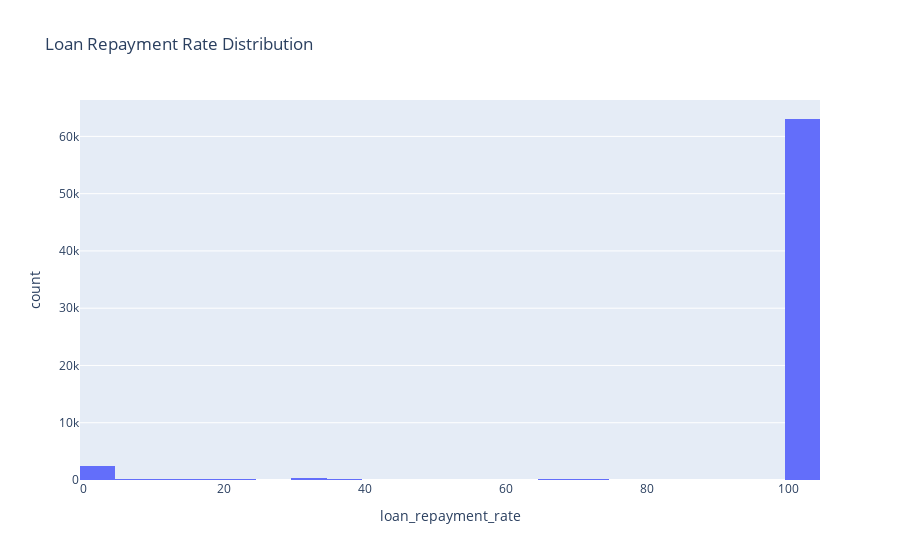

The notebook cell this image was saved under:
### Markdown cell above
Insight: Some customers make very high-value transactions (max = 298K). Transactions includes both low- and high-income individuals.

### Code cell
# Loan-level analysis
loan_analysis = df.groupby('tbl_loan_id').first().reset_index()

loan_summary = loan_analysis.agg({
    'face_amount': ['count', 'sum', 'mean', 'std', 'min', 'max'],
    'loan_total_due': ['mean', 'std'],
    'loan_repayment_rate': ['mean', 'std'],
    'loan_repay_days': ['mean', 'std'],
    'loan_shortfall': ['sum', 'mean']
}).round(2)

print("Loan Portfolio Summary:")
print(loan_summary)

### Figure 1 — Plotly figure (JSON) as saved in the notebook; plotly's stock layout.template omitted (floating-point values rounded to 4 significant figures; data arrays with more than 128 entries replaced by an {"elided": "..."} marker saying what was removed)
{"data": [{"bingroup": "x", "hovertemplate": "loan_repayment_rate=%{x}<br>count=%{y}<extra></extra>", "legendgroup": "", "marker": {"color": "#636efa", "pattern": {"shape": ""}}, "name": "", "nbinsx": 50, "orientation": "v", "showlegend": false, "type": "histogram", "x": {"elided": "67279 float values"}, "xaxis": "x", "yaxis": "y"}], "layout": {"barmode": "relative", "legend": {"tracegroupgap": 0}, "title": {"text": "Loan Repayment Rate Distribution"}, "xaxis": {"anchor": "y", "domain": [0, 1], "title": {"text": "loan_repayment_rate"}}, "yaxis": {"anchor": "x", "domain": [0, 1], "title": {"text": "count"}}}}
